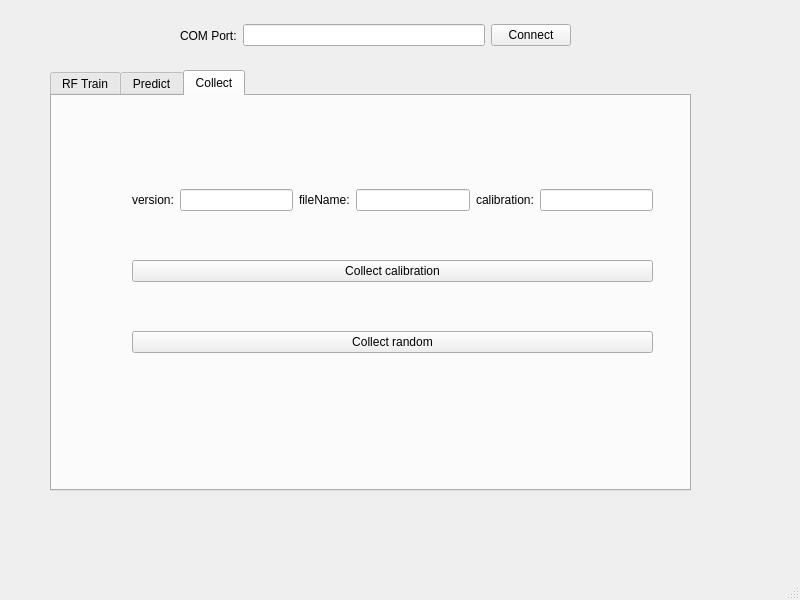
<?xml version="1.0" encoding="UTF-8"?>
<ui version="4.0">
 <class>MainWindow</class>
 <widget class="QMainWindow" name="MainWindow">
  <property name="geometry">
   <rect>
    <x>0</x>
    <y>0</y>
    <width>800</width>
    <height>600</height>
   </rect>
  </property>
  <property name="windowTitle">
   <string>MainWindow</string>
  </property>
  <widget class="QWidget" name="centralwidget">
   <widget class="QTabWidget" name="tabWidget">
    <property name="geometry">
     <rect>
      <x>50</x>
      <y>70</y>
      <width>641</width>
      <height>421</height>
     </rect>
    </property>
    <property name="currentIndex">
     <number>2</number>
    </property>
    <widget class="QWidget" name="train">
     <attribute name="title">
      <string>RF Train</string>
     </attribute>
     <widget class="QWidget" name="gridLayoutWidget">
      <property name="geometry">
       <rect>
        <x>30</x>
        <y>40</y>
        <width>581</width>
        <height>229</height>
       </rect>
      </property>
      <layout class="QGridLayout" name="gridLayout">
       <item row="1" column="2">
        <widget class="QPushButton" name="testSelect">
         <property name="text">
          <string>Select test data</string>
         </property>
        </widget>
       </item>
       <item row="0" column="2">
        <widget class="QPushButton" name="trainSelect">
         <property name="text">
          <string>Select train data</string>
         </property>
        </widget>
       </item>
       <item row="0" column="0">
        <widget class="QLabel" name="trainPathTitle">
         <property name="text">
          <string>Train path:</string>
         </property>
        </widget>
       </item>
       <item row="1" column="1">
        <widget class="QLabel" name="testPath">
         <property name="text">
          <string/>
         </property>
        </widget>
       </item>
       <item row="1" column="0">
        <widget class="QLabel" name="testPathTitle">
         <property name="text">
          <string>Test path:</string>
         </property>
        </widget>
       </item>
       <item row="0" column="1">
        <widget class="QLabel" name="trainPath">
         <property name="text">
          <string/>
         </property>
        </widget>
       </item>
       <item row="2" column="2">
        <layout class="QVBoxLayout" name="verticalLayout">
         <item>
          <widget class="QPushButton" name="trainBtn">
           <property name="text">
            <string>Train</string>
           </property>
          </widget>
         </item>
         <item>
          <widget class="QPushButton" name="saveBtn">
           <property name="text">
            <string>Save Model</string>
           </property>
          </widget>
         </item>
        </layout>
       </item>
      </layout>
     </widget>
    </widget>
    <widget class="QWidget" name="predict">
     <attribute name="title">
      <string>Predict</string>
     </attribute>
     <widget class="QWidget" name="gridLayoutWidget_2">
      <property name="geometry">
       <rect>
        <x>30</x>
        <y>30</y>
        <width>581</width>
        <height>229</height>
       </rect>
      </property>
      <layout class="QGridLayout" name="gridLayout_2">
       <item row="2" column="2">
        <widget class="QLabel" name="result">
         <property name="text">
          <string>0</string>
         </property>
        </widget>
       </item>
       <item row="2" column="0">
        <widget class="QLabel" name="label">
         <property name="text">
          <string>Value:</string>
         </property>
        </widget>
       </item>
       <item row="0" column="2">
        <widget class="QPushButton" name="modelSelect">
         <property name="text">
          <string>Select Model</string>
         </property>
        </widget>
       </item>
       <item row="0" column="0">
        <widget class="QLabel" name="modelPathTitle">
         <property name="text">
          <string>Model path:</string>
         </property>
        </widget>
       </item>
       <item row="1" column="1">
        <widget class="QPushButton" name="predictBtn">
         <property name="text">
          <string>Predict</string>
         </property>
        </widget>
       </item>
       <item row="2" column="1">
        <widget class="QLabel" name="value">
         <property name="text">
          <string>[0, 0, 0]</string>
         </property>
        </widget>
       </item>
       <item row="0" column="1">
        <widget class="QLabel" name="modelPath">
         <property name="text">
          <string/>
         </property>
        </widget>
       </item>
      </layout>
     </widget>
    </widget>
    <widget class="QWidget" name="tab">
     <attribute name="title">
      <string>Collect</string>
     </attribute>
     <widget class="QWidget" name="verticalLayoutWidget_2">
      <property name="geometry">
       <rect>
        <x>80</x>
        <y>50</y>
        <width>521</width>
        <height>251</height>
       </rect>
      </property>
      <layout class="QVBoxLayout" name="verticalLayout_4">
       <item>
        <layout class="QHBoxLayout" name="horizontalLayout_2">
         <item>
          <widget class="QLabel" name="label_2">
           <property name="text">
            <string>version:</string>
           </property>
          </widget>
         </item>
         <item>
          <widget class="QLineEdit" name="lineEdit_2"/>
         </item>
         <item>
          <widget class="QLabel" name="label_3">
           <property name="text">
            <string>fileName:</string>
           </property>
          </widget>
         </item>
         <item>
          <widget class="QLineEdit" name="lineEdit"/>
         </item>
         <item>
          <widget class="QLabel" name="label_4">
           <property name="text">
            <string>calibration:</string>
           </property>
          </widget>
         </item>
         <item>
          <widget class="QLineEdit" name="lineEdit_3"/>
         </item>
        </layout>
       </item>
       <item>
        <widget class="QPushButton" name="pushButton">
         <property name="text">
          <string>Collect calibration</string>
         </property>
        </widget>
       </item>
       <item>
        <widget class="QPushButton" name="pushButton_2">
         <property name="text">
          <string>Collect random</string>
         </property>
        </widget>
       </item>
      </layout>
     </widget>
    </widget>
   </widget>
   <widget class="QWidget" name="horizontalLayoutWidget_2">
    <property name="geometry">
     <rect>
      <x>180</x>
      <y>10</y>
      <width>391</width>
      <height>51</height>
     </rect>
    </property>
    <layout class="QHBoxLayout" name="horizontalLayout_3">
     <item>
      <widget class="QLabel" name="label_5">
       <property name="text">
        <string>COM Port:</string>
       </property>
      </widget>
     </item>
     <item>
      <widget class="QLineEdit" name="lineEdit_4"/>
     </item>
     <item>
      <widget class="QPushButton" name="pushButton_3">
       <property name="text">
        <string>Connect</string>
       </property>
      </widget>
     </item>
    </layout>
   </widget>
  </widget>
  <widget class="QMenuBar" name="menubar">
   <property name="geometry">
    <rect>
     <x>0</x>
     <y>0</y>
     <width>800</width>
     <height>37</height>
    </rect>
   </property>
  </widget>
  <widget class="QStatusBar" name="statusbar"/>
 </widget>
 <resources/>
 <connections/>
</ui>
